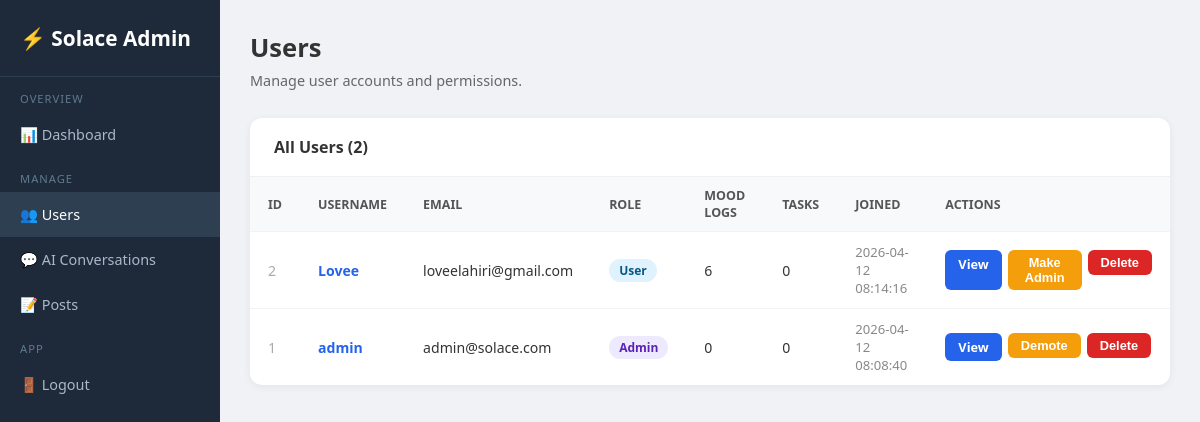
/admin/users (signed in), run on an earlier commit of the app's database.
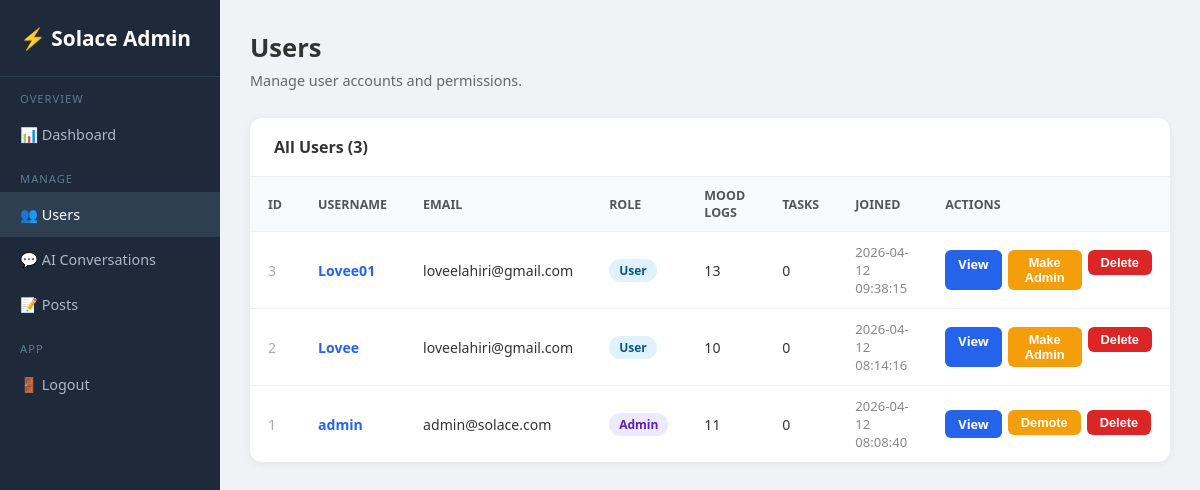
And on a later commit of the database.
### tables this page shows
CREATE TABLE users (
                id         INTEGER PRIMARY KEY AUTOINCREMENT,
                username   TEXT UNIQUE NOT NULL,
                email      TEXT NOT NULL,
                password   TEXT NOT NULL,
                is_admin   INTEGER DEFAULT 0,
                created_at DATETIME DEFAULT CURRENT_TIMESTAMP
            );

### app.py (the view)
@app.route("/admin/users")
@admin_required
def admin_users() -> Any:
    with get_db() as conn:
        users = conn.execute("""
            SELECT u.id, u.username, u.email, u.is_admin, u.created_at,
                   COUNT(DISTINCT ml.id) AS mood_count,
                   COUNT(DISTINCT j.id)  AS journal_count,
                   COUNT(DISTINCT t.id)  AS task_count
            FROM users u
            LEFT JOIN mood_logs ml ON ml.user_id=u.id
            LEFT JOIN journals j   ON j.user_id=u.id
            LEFT JOIN tasks t      ON t.user_id=u.id
            GROUP BY u.id ORDER BY u.created_at DESC
        """).fetchall()
    return render_template("admin/users.html", users=users)

### app.py (called while the page is built)
def get_db() -> sqlite3.Connection:
    conn = sqlite3.connect("database.db")
    conn.row_factory = sqlite3.Row
    return conn

def admin_required(f: Any) -> Any:
    @wraps(f)
    def dec(*args: Any, **kwargs: Any) -> Any:
        if "user_id" not in session or not session.get("is_admin"):
            flash("Admin access required.")
            return redirect(url_for("login_page"))
        return f(*args, **kwargs)
    return dec

### templates/admin/users.html (shortened to what this page needs)
<!DOCTYPE html>
<html lang="en">
<head>
</head>
<body>
<div class="sidebar">
  <div class="logo">⚡ Solace Admin</div>
  <nav>
        <div class="section-label">Overview</div>
    <a href="/admin">📊 Dashboard</a>
    <div class="section-label">Manage</div>
    <a href="/admin/users" class="active">👥 Users</a>
    <a href="/admin/chats">💬 AI Conversations</a>
    <a href="/admin/posts">📝 Posts</a>
    <div class="section-label">App</div>
    <a href="/logout">🚪 Logout</a>
  </nav>
</div>
<div class="main">
  <div class="page-title">Users</div>
  <div class="page-sub">Manage user accounts and permissions.</div>
  <div class="card">
    <div class="card-header">All Users ({{ users|length }})</div>
    <table>
      <thead>
        <tr>
          <th>ID</th><th>Username</th><th>Email</th><th>Role</th>
          <th>Mood Logs</th><th>Tasks</th><th>Joined</th><th>Actions</th>
        </tr>
      </thead>
      <tbody>
        {% for u in users %}
        <tr>
          <td style="color:#aaa">{{ u.id }}</td>
          <td><a href="/admin/users/{{ u.id }}" style="color:#2563eb;text-decoration:none;font-weight:600">{{ u.username }}</a></td>
          <td>{{ u.email }}</td>
          <td><span class="badge {{ 'admin' if u.is_admin else 'user' }}">{{ 'Admin' if u.is_admin else 'User' }}</span></td>
          <td>{{ u.mood_count }}</td>
          <td>{{ u.task_count }}</td>
          <td style="color:#888;font-size:0.82rem">{{ u.created_at }}</td>
          <td>
            <div class="actions">
              <a href="/admin/users/{{ u.id }}" class="btn btn-blue">View</a>
              <form method="POST" action="/admin/users/{{ u.id }}/toggle-admin" style="display:inline">
                <button type="submit" class="btn btn-yellow">
                  {{ 'Demote' if u.is_admin else 'Make Admin' }}
                </button>
              </form>
              <form method="POST" action="/admin/users/{{ u.id }}/delete" style="display:inline"
                    onsubmit="return confirm('Delete {{ u.username }}? This cannot be undone.')">
                <button type="submit" class="btn btn-red">Delete</button>
              </form>
            </div>
          </td>
        </tr>
        {% endfor %}
      </tbody>
    </table>
  </div>
</div>
</body>
</html>

### templates/admin/users.html (style rules this page uses)
* { box-sizing: border-box; margin: 0; padding: 0; }
body { font-family: 'Segoe UI', sans-serif; background: #f0f2f5; color: #333; }
.sidebar { width: 220px; position: fixed; top: 0; left: 0; height: 100vh; background: #1e2a3a; color: #cdd9e5; display: flex; flex-direction: column; }
.sidebar .logo { padding: 24px 20px; font-size: 1.3rem; font-weight: 700; color: #fff; border-bottom: 1px solid #2e3f52; }
.sidebar nav a { display: block; padding: 13px 20px; color: #aab8c8; text-decoration: none; font-size: 0.9rem; }
.sidebar nav a:hover, .sidebar nav a.active { background: #2e3f52; color: #fff; }
.sidebar nav .section-label { padding: 14px 20px 6px; font-size: 0.7rem; text-transform: uppercase; letter-spacing: 1px; color: #5f7a90; }
.main { margin-left: 220px; padding: 30px; }
.page-title { font-size: 1.6rem; font-weight: 700; margin-bottom: 6px; }
.page-sub { color: #666; font-size: 0.9rem; margin-bottom: 28px; }
.card { background: #fff; border-radius: 12px; box-shadow: 0 2px 8px rgba(0,0,0,.06); overflow: hidden; }
.card-header { padding: 18px 24px; font-weight: 600; border-bottom: 1px solid #f0f0f0; }
table { width: 100%; border-collapse: collapse; font-size: 0.88rem; }
th { background: #f8f9fb; padding: 10px 18px; text-align: left; font-weight: 600; color: #555; font-size: 0.78rem; text-transform: uppercase; }
td { padding: 11px 18px; border-top: 1px solid #f2f2f2; vertical-align: middle; }
.badge { display: inline-block; padding: 3px 10px; border-radius: 20px; font-size: 0.75rem; font-weight: 600; }
.badge.admin { background: #ede9fe; color: #5b21b6; }
.badge.user { background: #e0f2fe; color: #075985; }
.btn { display: inline-block; padding: 5px 13px; border-radius: 6px; font-size: 0.8rem; border: none; cursor: pointer; font-weight: 600; text-decoration: none; }
.btn-blue { background: #2563eb; color: #fff; }
.btn-yellow { background: #f59e0b; color: #fff; }
.btn-red { background: #dc2626; color: #fff; }
.actions { display: flex; gap: 6px; }

What changed in the data, as far as the page shows it:
added users: id "3", username "Lovee01", email "loveelahiri@gmail.com", is_admin "User", mood_count "13", task_count "0", created_at "2026-04-12 09:38:15", is_admin "Make Admin"
computed for users "Lovee": mood_count "6" → "10"
computed for users "admin": mood_count "0" → "11"
Also different on the page:
{{ users|length }}: "2" → "3"
